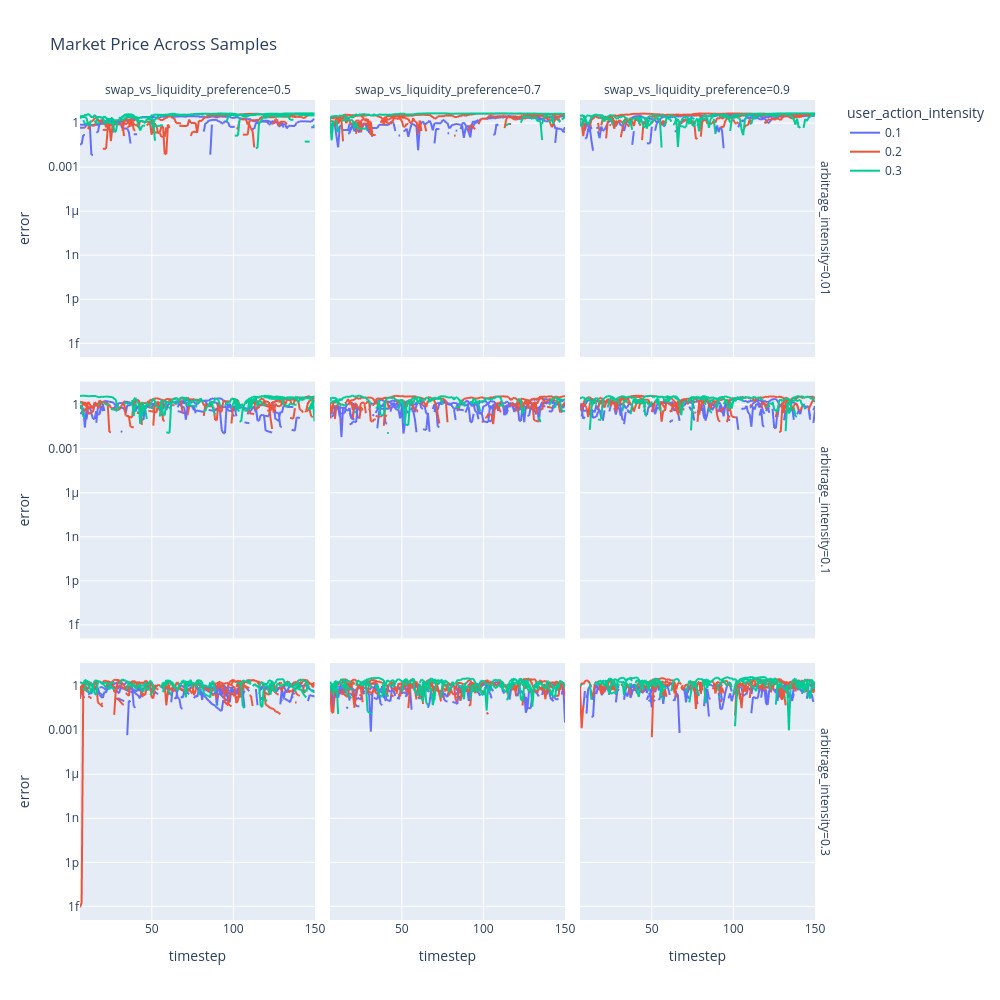

The notebook cell saved with this chart:
### Code cell
fig_df = df.query('timestep > 5')

fig = px.line(fig_df,
              x='timestep',
              y='error',
              line_group='run',
              facet_row='arbitrage_intensity',
              facet_col='swap_vs_liquidity_preference',
              color='user_action_intensity',
              #color='positive_direction_bias',
              width=1000,
              height=1000,
              log_y=True,
              title='Market Price Across Samples')
fig.show()
